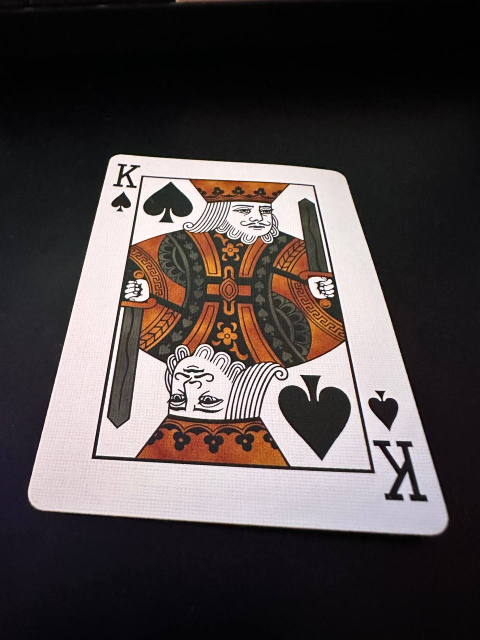
#> input picture Untitled Folder/test/1.jpg, 960 x 1280 px, given in place of video_example.mp4, which was not available (shown at 1/2 size)
$ python numba_hist.py
#> lines starting #> are read from the running program, lines starting #| are printed output that depends on the picture; after the words box and inside, x2 and y2 are one past the last pixel; in counts of white or black regions, pixels touching at a corner belong together; pictures that were not available may be replaced by others from this repository, and a replacement may not be noted
import cv2
import numpy as np
import matplotlib.pyplot as plt
from numba import njit
from time import perf_counter

plot = plt.subplot(1, 1, 1)
plt.ion()


# one stupid way to draw hists
def dark_magic(histr):
    histr = histr.reshape(256, 1)
    histr = 255 * histr / histr[-1]
    hist_w = 512
    hist_h = 400
    bin_w = int(round(hist_w / 256))
    histImage = np.zeros((512, 400), dtype=np.uint8)
    cv2.normalize(histr, histr, alpha=0, beta=512, norm_type=cv2.NORM_MINMAX)
    for i in range(1, 256):
        cv2.line(histImage, (bin_w * (i - 1), hist_h - int(histr[i - 1])),
                 (bin_w * (i), hist_h - int(histr[i])),
                 (255, 0, 0), thickness=2)
    return histImage


def just_show(frame) -> (np.array, np.array):
    hist, bins = np.histogram(frame.flatten(), 256, [0, 256])
    cdf = hist.cumsum()
    return frame, hist


def equalize(frame):
    cdf, hist = njhist(frame)

    cdf_m = np.ma.masked_equal(cdf, 0)  # masked equal not supported by numba for some reason

    cdf_m = eq(cdf_m)

    cdf = np.ma.filled(cdf_m, 0).astype('uint8')
    result = cdf[frame]
    return result, hist


@njit()
def njhist(frame):
    hist, bins = np.histogram(frame.flatten(), 256, [0, 256])
    cdf = hist.cumsum()
    return cdf, hist


@njit()
def eq(cdf_m):
    cdf_m = (cdf_m - cdf_m.min()) * 255 / (cdf_m.max() - cdf_m.min())

    return cdf_m


cam = cv2.VideoCapture("./examples/video_example.mp4")
flag = False


# working the first frame
ret, frame = cam.read()
#> frame is the input picture: shape (1280, 960, 3); mean B, G, R 71.5, 71.6, 79.3
if ret:
    histr = cv2.calcHist([frame], [0], None, [256], [0, 256])
#> histr = 256 values, max 59111 at index 2, min 121 at index 155, mean 4800
    cv2.imshow('Frame', frame)
    # showing hist
    # plot = plot.imshow()


while cam.isOpened:
    ret, frame = cam.read()
    if ret:
        start = perf_counter()
        frame = np.array(cv2.cvtColor(frame, cv2.COLOR_BGR2GRAY))
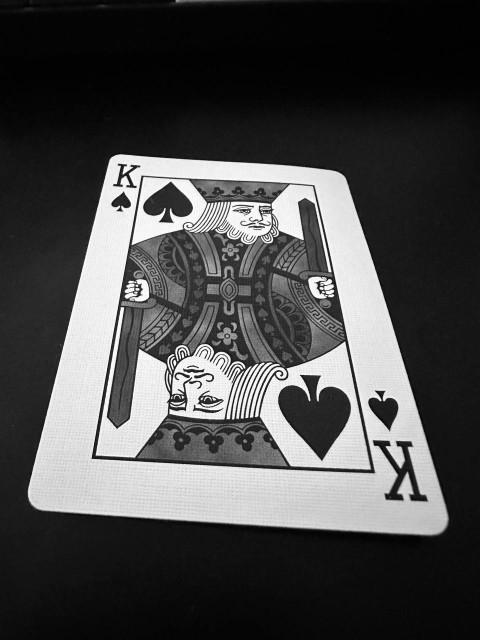
#> frame: shape (1280, 960) (shown at 1/2 size); min 0, max 255, mean 73.9
        # equalizing if flag is set
        if flag:
            frame, hist = equalize(frame)
        else:
            frame, hist = just_show(frame)
#> in just_show, `hist, bins = np.histogram(frame.flatten(), 256, [0, 256])`: hist = 256 values, max 59650 at index 2, min 22 at index 0, mean 4800; bins = 257 values from 0 to 256
#> in just_show, `cdf = hist.cumsum()`: cdf = 256 values from 22 to 1228800

        histImage = dark_magic(hist)
#> in dark_magic, `histr = histr.reshape(256, 1)`: histr has the same summary as hist in just_show
#> in dark_magic, `histr = 255 * histr / histr[-1]`: histr = 256 values, max 29942.4 at index 2, min 11.04 at index 0, mean 2409.4
#> after the loop in dark_magic, `for i in range(1, 256):`:
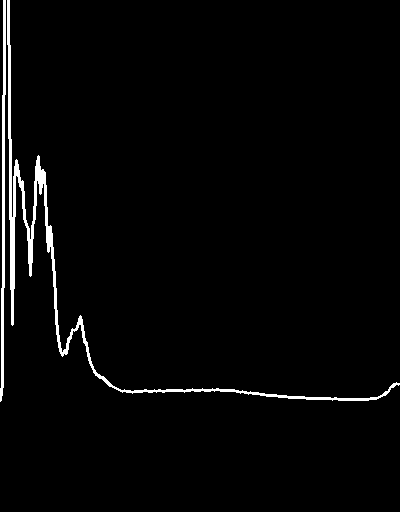
#> histImage: shape (512, 400); 2.5% white; 2 white regions, box (x1, y1, x2, y2) and area: (7, 0, 400, 401) 3909, (0, 0, 6, 402) 1199
        cv2.imshow('Frame', frame)
        cv2.imshow('Hist', histImage)
        # plot.set_data(plt.hist(histr))
        end = perf_counter()
        print("Numba frame time: " + str(end - start))
        # Press Q on keyboard to exit
        if cv2.waitKey(25) & 0xFF == ord('h'):
#> (key q is pressed here)
            flag = not flag
        # Press Q on keyboard to exit
        if cv2.waitKey(25) & 0xFF == ord('q'):
#> (key q is pressed here)
            break


    else:
        break

cam.release()
plt.ioff()
cv2.destroyAllWindows()

$ run again, on Untitled Folder/test/2.jpg
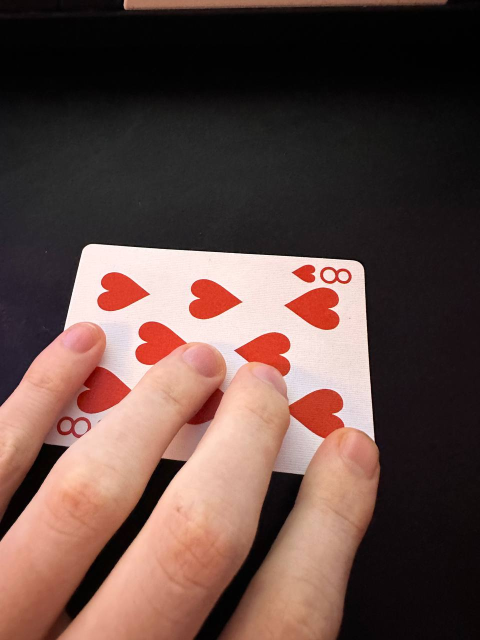
#> input picture Untitled Folder/test/2.jpg, 960 x 1280 px, given in place of video_example.mp4, which was not available (shown at 1/2 size)
#> frame is the input picture: shape (1280, 960, 3); mean B, G, R 68.1, 73.9, 98.7
#> `histr = cv2.calcHist([frame], [0], None, [256], [0, 256])`: histr = 256 values, max 74053 at index 2, min 8 at index 254, mean 4800
#> `frame = np.array(cv2.cvtColor(frame, cv2.COLOR_BGR2GRAY))`:
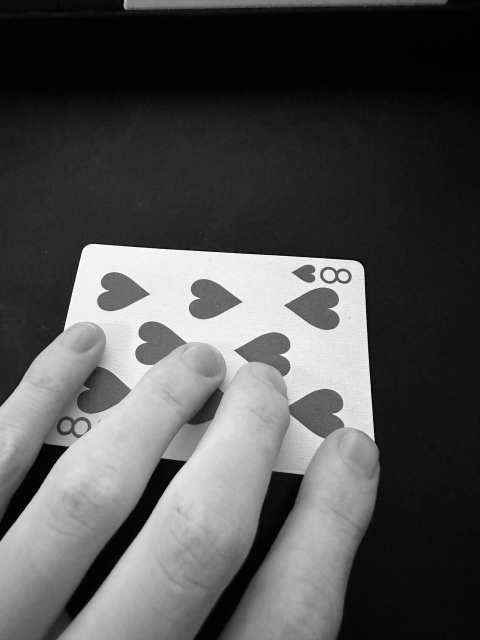
#> frame: shape (1280, 960) (shown at 1/2 size); min 0, max 255, mean 80.7
#> in just_show, `hist, bins = np.histogram(frame.flatten(), 256, [0, 256])`: hist = 256 values, max 69232 at index 2, min 3 at index 255, mean 4800; bins = 257 values from 0 to 256
#> cdf = 256 values from 127 to 1228800
#> in dark_magic, `histr = histr.reshape(256, 1)`: histr has the same summary as hist in just_show
#> in dark_magic, `histr = 255 * histr / histr[-1]`: histr = 256 values, max 5884720 at index 2, min 255 at index 255, mean 408000
#> after the loop in dark_magic, `for i in range(1, 256):`:
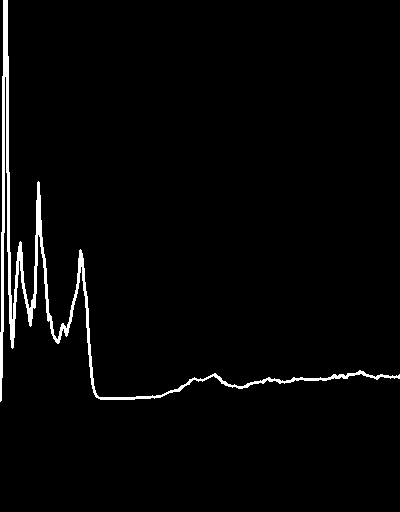
#> histImage: shape (512, 400); 2.5% white; 1 white region, box (x1, y1, x2, y2) and area: (0, 0, 400, 402) 5222
